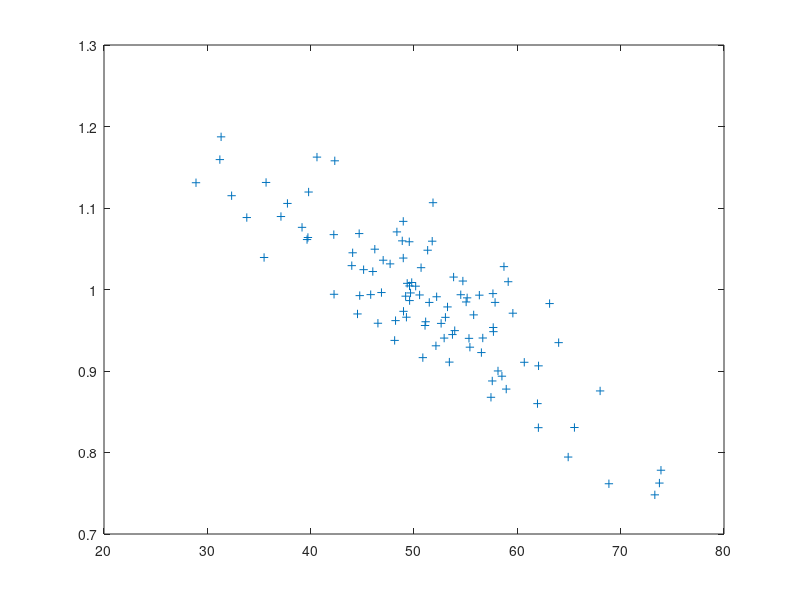

The MATLAB script that drew this image: (Note: this script raises an error after producing the figure.)
clear; 

% In this exercise, both the price of good 1 and income vary. However, they 
% are not independent: using the function mvnrnd, we can specify covariance 
% between these two variables: 
reps   = 100;
mu     = [50,1];                         % Income has mean 50, price (of good 1) has mean 1.
income_std = 10;
price1_std = 0.1;
sigma_income = income_std^2;
sigma_price1 = price1_std^2;
correlation = -0.9;                      % Correlation is set negative (-0.9), so a negative relationship is established 
                                         % between income and prices.
cov_income_price1 = correlation * income_std * price1_std;
sigma  = [sigma_income,cov_income_price1; cov_income_price1,sigma_price1];             
rng default                              % For reproducibility of the results.
r = mvnrnd(mu,sigma,reps);               % The columns of r are negatively correlated.

plot(r(:,1),r(:,2),'+');                 % Plot shows the negative relationship.


price  = [r(:,2), ones(reps, 1)];        % First column has mean 1 and variance 0.01, second price does not vary.
c      = NaN(reps, 2);                   % Allocate a matrix c to gather the consumption bundles.
opts   = optimset('algorithm', 'sqp', 'display', 'off');
x0     = [1, 1]                          % Starting value.
lb     = [0, 0]                          % Lower bound.

for i = 1:reps 
    TempI   = r(i,1);                    % Take the first column of r, the income with mean 50 and variance.
    TempP   = price(i,:)                 % Simply take the price matrix, both columns (first varies, second does not).
    ub      = TempI./TempP;              % Upper bound on the amount of goods that can be bought with income I.
    c(i, :) = fmincon(@CobbDouglas, x0, TempP, TempI, [], [], lb, ub, [], opts)
end

% Note: results are in scientific notation. 
